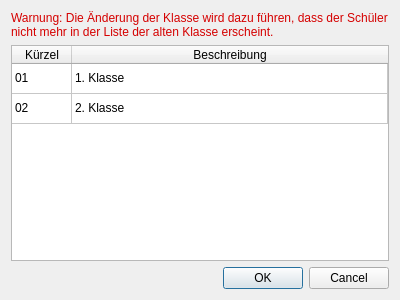
<?xml version="1.0" encoding="UTF-8"?>
<ui version="4.0">
 <class>Dialog</class>
 <widget class="QDialog" name="Dialog">
  <property name="geometry">
   <rect>
    <x>0</x>
    <y>0</y>
    <width>400</width>
    <height>300</height>
   </rect>
  </property>
  <property name="windowTitle">
   <string>Dialog</string>
  </property>
  <layout class="QVBoxLayout" name="verticalLayout">
   <item>
    <widget class="QLabel" name="label">
     <property name="text">
      <string>&lt;html&gt;&lt;head/&gt;&lt;body&gt;&lt;p&gt;&lt;span style=&quot; color:#d50000;&quot;&gt;Warnung: Die Änderung der Klasse wird dazu führen, dass der Schüler nicht mehr in der Liste der alten Klasse erscheint.&lt;/span&gt;&lt;/p&gt;&lt;/body&gt;&lt;/html&gt;</string>
     </property>
     <property name="wordWrap">
      <bool>true</bool>
     </property>
    </widget>
   </item>
   <item>
    <widget class="QTableWidget" name="class_table">
     <property name="editTriggers">
      <set>QAbstractItemView::NoEditTriggers</set>
     </property>
     <property name="selectionMode">
      <enum>QAbstractItemView::SingleSelection</enum>
     </property>
     <property name="selectionBehavior">
      <enum>QAbstractItemView::SelectRows</enum>
     </property>
     <attribute name="horizontalHeaderDefaultSectionSize">
      <number>60</number>
     </attribute>
     <attribute name="horizontalHeaderStretchLastSection">
      <bool>true</bool>
     </attribute>
     <attribute name="verticalHeaderVisible">
      <bool>false</bool>
     </attribute>
     <row>
      <property name="text">
       <string>New Row</string>
      </property>
     </row>
     <row>
      <property name="text">
       <string>New Row</string>
      </property>
     </row>
     <column>
      <property name="text">
       <string>Kürzel</string>
      </property>
     </column>
     <column>
      <property name="text">
       <string>Beschreibung</string>
      </property>
     </column>
     <item row="0" column="0">
      <property name="text">
       <string>01</string>
      </property>
     </item>
     <item row="0" column="1">
      <property name="text">
       <string>1. Klasse</string>
      </property>
     </item>
     <item row="1" column="0">
      <property name="text">
       <string>02</string>
      </property>
     </item>
     <item row="1" column="1">
      <property name="text">
       <string>2. Klasse</string>
      </property>
     </item>
    </widget>
   </item>
   <item>
    <widget class="QDialogButtonBox" name="buttonBox">
     <property name="orientation">
      <enum>Qt::Horizontal</enum>
     </property>
     <property name="standardButtons">
      <set>QDialogButtonBox::Cancel|QDialogButtonBox::Ok</set>
     </property>
    </widget>
   </item>
  </layout>
 </widget>
 <resources/>
 <connections>
  <connection>
   <sender>buttonBox</sender>
   <signal>accepted()</signal>
   <receiver>Dialog</receiver>
   <slot>accept()</slot>
   <hints>
    <hint type="sourcelabel">
     <x>248</x>
     <y>254</y>
    </hint>
    <hint type="destinationlabel">
     <x>157</x>
     <y>274</y>
    </hint>
   </hints>
  </connection>
  <connection>
   <sender>buttonBox</sender>
   <signal>rejected()</signal>
   <receiver>Dialog</receiver>
   <slot>reject()</slot>
   <hints>
    <hint type="sourcelabel">
     <x>316</x>
     <y>260</y>
    </hint>
    <hint type="destinationlabel">
     <x>286</x>
     <y>274</y>
    </hint>
   </hints>
  </connection>
 </connections>
</ui>
